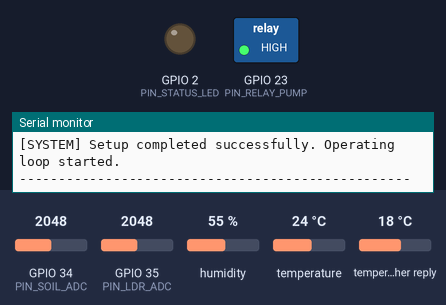
The sketch below on a simulated ESP32. Shown: switched loads named in the sketch (green lamp = pin HIGH), output pins drawn as LEDs (lit = HIGH), the last lines printed to the serial monitor. The inputs (shaded band) are chosen by the test bench; at power-on: GPIO 34 (PIN_SOIL_ADC) = 2048, GPIO 35 (PIN_LDR_ADC) = 2048, humidity 55 %, temperature 24 °C, temperature in the weather reply 18 °C (analog values on the 0–4095 scale). WiFi joins after 1.5 s; servers stay silent unless stated; uploads are accepted with an empty reply; web services answer with replies made up by the test bench.

Above: at 3.5 s.
At 22.5 s:
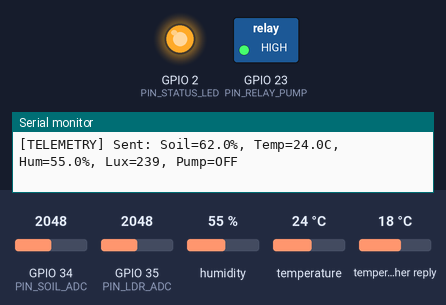
Timing chart, 0 to 23.9 s (numbered marks = the images above):
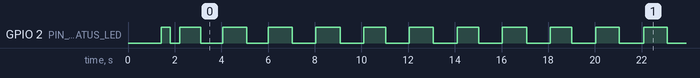

Measured:
- by itself, GPIO 2 (PIN_STATUS_LED): moves between LOW and HIGH, repeating every 16.0 s
- by itself, everything shown: repeats every 16.0 s, in 16 steps

The sketch:

smart_farm_esp32.ino
```cpp
/**
 * ==============================================================================
 * SMART FARM IOT CONTROLLER FIRMWARE (ESP32)
 * ==============================================================================
 * Hardware Components:
 *   - ESP32-WROOM-32 / DevKit V1 Board
 *   - Capacitive Soil Moisture Sensor v1.2 / v2.0 (Analog on GPIO 34)
 *   - DHT11 / DHT22 Digital Temperature & Humidity Sensor (GPIO 4)
 *   - LDR Light Dependent Resistor (Analog on GPIO 35)
 *   - 1-Channel 5V/12V Optocoupler Relay Module (Active LOW on GPIO 23)
 *   - Submersible DC Water Pump (Controlled via Relay)
 *   - Status Indicator LED (GPIO 2)
 *   - Manual Emergency BOOT Button (GPIO 0)
 *
 * Capabilities:
 *   1. Real-time analog soil moisture sampling with multi-read noise filtering
 *   2. Precise environmental temperature and ambient humidity telemetry
 *   3. Ambient illuminance (lux) estimation from photoresistor voltage divider
 *   4. Weather forecast API synchronization (Open-Meteo) for rain prediction
 *   5. Intelligent Auto/Manual irrigation control with pump run timer safety
 *   6. Bidirectional REST sync with Smart Farm Dashboard (telemetry & commands)
 *   7. Offline fail-safe: local autonomous watering loop if WiFi disconnects
 * ==============================================================================
 */

#include <Arduino.h>
#include <WiFi.h>
#include <HTTPClient.h>
#include <ArduinoJson.h>
#include <DHT.h>
#include "config.h"

// Initialize DHT Sensor
#define DHTTYPE DHT11   // Set to DHT22 if using AM2302
DHT dht(PIN_DHT_DATA, DHTTYPE);

// System State Variables
struct FarmTelemetry {
  float soilMoisture = 62.0;    // Percentage (0 - 100%)
  float temperature  = 28.0;    // Celsius
  float humidity     = 70.0;    // Relative Humidity %
  int   lightLux     = 620;     // Illuminance in Lux
  bool  pumpIsActive = false;   // Relay state (true = pumping)
  String controlMode = "auto";  // "auto" or "manual"
  int   rssi         = -60;     // WiFi signal strength in dBm
};

FarmTelemetry farmData;

// Weather Forecast Cache
struct WeatherData {
  float temp = 32.0;
  float humidity = 68.0;
  float windSpeed = 12.0;
  int   rainChance = 20;
  String condition = "Partly Cloudy";
  unsigned long lastSync = 0;
};

WeatherData weatherData;

// Timers & State Flags
unsigned long lastTelemetryMillis = 0;
unsigned long lastPumpPollMillis = 0;
unsigned long lastWeatherSyncMillis = 0;
unsigned long pumpStartTimeMillis = 0;
unsigned long lastPumpStopTimeMillis = 0;

// Button debounce
int lastButtonState = HIGH;
unsigned long lastDebounceTime = 0;
const unsigned long debounceDelay = 50;

// Forward function declarations
void connectToWiFi();
void readSoilMoisture();
void readEnvironmentalSensors();
void updateIrrigationLogic();
void setPumpState(bool turnOn, const char* reason);
void sendTelemetryToDashboard();
void pollPumpCommands();
void fetchLiveWeather();
int calculateLux(int rawAdc);

// ==============================================================================
// SETUP
// ==============================================================================
void setup() {
  Serial.begin(115200);
  delay(1000);

  Serial.println("\n");
  Serial.println("==================================================");
  Serial.println("     SMART PRECISION AGRICULTURE - ESP32 NODE    ");
  Serial.println("==================================================");

  // Configure Pin Modes
  pinMode(PIN_SOIL_ADC, INPUT);
  pinMode(PIN_LDR_ADC, INPUT);
  pinMode(PIN_MANUAL_BUTTON, INPUT_PULLUP);
  pinMode(PIN_STATUS_LED, OUTPUT);
  pinMode(PIN_RELAY_PUMP, OUTPUT);

  // Set Relay to initial safe OFF state immediately
  digitalWrite(PIN_RELAY_PUMP, RELAY_INACTIVE_LEVEL);
  digitalWrite(PIN_STATUS_LED, LOW);
  farmData.pumpIsActive = false;

  // Configure ADC for 0 - 3.3V range with 12-bit resolution (0 - 4095)
  analogReadResolution(12);
  analogSetAttenuation(ADC_11db);

  // Initialize DHT Sensor
  dht.begin();
  Serial.println("[SENSOR] DHT & ADC Peripherals initialized.");

  // Connect to Local WiFi Network
  connectToWiFi();

  // Perform initial sensor sampling
  readSoilMoisture();
  readEnvironmentalSensors();
  fetchLiveWeather();

  // Transmit first telemetry packet
  sendTelemetryToDashboard();

  Serial.println("[SYSTEM] Setup completed successfully. Operating loop started.");
  Serial.println("--------------------------------------------------");
}

// ==============================================================================
// MAIN LOOP
// ==============================================================================
void loop() {
  unsigned long currentMillis = millis();

  // 1. Maintain WiFi Connection
  if (WiFi.status() != WL_CONNECTED) {
    digitalWrite(PIN_STATUS_LED, LOW);
    connectToWiFi();
  } else {
    // Heartbeat LED flash
    digitalWrite(PIN_STATUS_LED, (currentMillis / 1000) % 2 == 0 ? HIGH : LOW);
  }

  // 2. Hardware Button Override (Local physical emergency button on GPIO 0)
  int reading = digitalRead(PIN_MANUAL_BUTTON);
  if (reading != lastButtonState) {
    lastDebounceTime = currentMillis;
  }
  if ((currentMillis - lastDebounceTime) > debounceDelay) {
    if (reading == LOW && lastButtonState == HIGH) {
      Serial.println("[MANUAL] Physical BOOT button pressed! Toggling pump state...");
      setPumpState(!farmData.pumpIsActive, "Physical Button Pressed");
      // Set to manual mode on local hardware intervention
      farmData.controlMode = "manual";
      sendTelemetryToDashboard();
    }
  }
  lastButtonState = reading;

  // 3. Periodic Sensor Readings & Auto Irrigation Decision
  readSoilMoisture();
  readEnvironmentalSensors();
  updateIrrigationLogic();

  // 4. Poll Remote Pump Commands from Backend Server (Every 2s)
  if (currentMillis - lastPumpPollMillis >= PUMP_POLL_INTERVAL_MS) {
    lastPumpPollMillis = currentMillis;
    if (WiFi.status() == WL_CONNECTED) {
      pollPumpCommands();
    }
  }

  // 5. Send Live Telemetry to Backend Server (Every 5s)
  if (currentMillis - lastTelemetryMillis >= TELEMETRY_INTERVAL_MS) {
    lastTelemetryMillis = currentMillis;
    if (WiFi.status() == WL_CONNECTED) {
      farmData.rssi = WiFi.RSSI();
      sendTelemetryToDashboard();
    }
  }

  // 6. Refresh Weather Forecast (Every 10 mins)
  if (currentMillis - lastWeatherSyncMillis >= WEATHER_SYNC_INTERVAL_MS || lastWeatherSyncMillis == 0) {
    lastWeatherSyncMillis = currentMillis;
    if (WiFi.status() == WL_CONNECTED) {
      fetchLiveWeather();
    }
  }

  delay(50); // Yield to FreeRTOS scheduler
}

// ==============================================================================
// WIFI CONNECTION MANAGEMENT
// ==============================================================================
void connectToWiFi() {
  static unsigned long lastAttempt = 0;
  if (millis() - lastAttempt < 8000 && lastAttempt != 0) return;
  lastAttempt = millis();

  Serial.printf("[WIFI] Connecting to SSID: %s ...\n", WIFI_SSID);
  WiFi.mode(WIFI_STA);
  WiFi.begin(WIFI_SSID, WIFI_PASSWORD);

  int tries = 0;
  while (WiFi.status() != WL_CONNECTED && tries < 20) {
    delay(400);
    Serial.print(".");
    digitalWrite(PIN_STATUS_LED, !digitalRead(PIN_STATUS_LED));
    tries++;
  }

  if (WiFi.status() == WL_CONNECTED) {
    digitalWrite(PIN_STATUS_LED, HIGH);
    Serial.printf("\n[WIFI] Connected! IP Address: %s | RSSI: %d dBm\n",
                  WiFi.localIP().toString().c_str(), WiFi.RSSI());
  } else {
    Serial.println("\n[WIFI] Connection failed. Operating in offline autonomous safety mode.");
  }
}

// ==============================================================================
// SENSOR READING: SOIL MOISTURE (12-bit ADC with Oversampling)
// ==============================================================================
void readSoilMoisture() {
  // Read 10 samples and average to cancel high-frequency ADC noise
  long sum = 0;
  const int SAMPLES = 10;
  for (int i = 0; i < SAMPLES; i++) {
    sum += analogRead(PIN_SOIL_ADC);
    delay(5);
  }
  int rawAdc = sum / SAMPLES;

  // Constrain within calibration bounds
  rawAdc = constrain(rawAdc, SOIL_ADC_WATER_WET, SOIL_ADC_AIR_DRY);

  // Inverted percentage mapping (lower raw ADC value = higher moisture)
  float percentage = map(rawAdc, SOIL_ADC_AIR_DRY, SOIL_ADC_WATER_WET, 0, 100);
  percentage = constrain(percentage, 0.0, 100.0);

  // Apply smooth exponential moving filter
  farmData.soilMoisture = (farmData.soilMoisture * 0.7) + (percentage * 0.3);
}

// ==============================================================================
// SENSOR READING: DHT & LIGHT INTENSITY
// ==============================================================================
void readEnvironmentalSensors() {
  // Read DHT sensor
  float t = dht.readTemperature();
  float h = dht.readHumidity();

  if (!isnan(t) && t > -20.0 && t < 70.0) {
    farmData.temperature = t;
  }
  if (!isnan(h) && h >= 0.0 && h <= 100.0) {
    farmData.humidity = h;
  }

  // Read LDR Photoresistor
  int rawLdr = analogRead(PIN_LDR_ADC);
  farmData.lightLux = calculateLux(rawLdr);
}

// Approximate Lux calculation based on typical 10k LDR voltage divider
int calculateLux(int rawAdc) {
  if (rawAdc <= 50) return 10;
  // Convert 12-bit ADC to 0-3.3V
  float vOut = (rawAdc * 3.3) / 4095.0;
  if (vOut >= 3.25) return 2000;

  // Calculate LDR resistance (assuming 10k pull-down)
  float rLdr = (3.3 - vOut) * 10000.0 / vOut;
  // Standard power law lux approximation: Lux = (500 / R_kohm) ^ (1 / 0.7)
  float rKohm = rLdr / 1000.0;
  if (rKohm <= 0.1) rKohm = 0.1;
  float lux = pow(500.0 / rKohm, 1.4);
  return constrain((int)lux, 0, 50000);
}

// ==============================================================================
// IRRIGATION LOGIC & SAFETY WATCHDOG
// ==============================================================================
void updateIrrigationLogic() {
  unsigned long currentMillis = millis();

  // Safety Watchdog: Prevent continuous running beyond MAX_PUMP_RUN_SECONDS
  if (farmData.pumpIsActive) {
    unsigned long runDurationSec = (currentMillis - pumpStartTimeMillis) / 1000;
    if (runDurationSec >= MAX_PUMP_RUN_SECONDS) {
      Serial.println("[SAFETY] Max pump runtime reached! Automatically turning OFF pump.");
      setPumpState(false, "Safety Watchdog: Max Runtime Exceeded");
      return;
    }
  }

  // Automatic Irrigation Algorithm (only runs when mode is "auto")
  if (farmData.controlMode == "auto") {
    // Check cooldown period between watering events
    unsigned long cooldownSec = (currentMillis - lastPumpStopTimeMillis) / 1000;
    bool inCooldown = (cooldownSec < PUMP_COOLDOWN_SECONDS);

    // Weather Awareness: If high rain chance is forecasted (>75%), skip immediate watering
    bool willRainSoon = (weatherData.rainChance > 75);

    if (!farmData.pumpIsActive) {
      // Trigger condition: Soil moisture below threshold, not in cooldown, and not about to rain heavily
      if (farmData.soilMoisture < DEFAULT_DRY_THRESHOLD && !inCooldown && !willRainSoon) {
        Serial.printf("[AUTO] Soil moisture (%.1f%%) < threshold (%d%%). Starting pump!\n",
                      farmData.soilMoisture, DEFAULT_DRY_THRESHOLD);
        setPumpState(true, "Auto Mode: Soil Moisture Low");
      }
    } else {
      // Shutoff condition: Target moisture achieved
      if (farmData.soilMoisture >= DEFAULT_WET_TARGET) {
        Serial.printf("[AUTO] Soil moisture (%.1f%%) >= target (%d%%). Stopping pump.\n",
                      farmData.soilMoisture, DEFAULT_WET_TARGET);
        setPumpState(false, "Auto Mode: Moisture Target Reached");
      }
    }
  }
}

// ==============================================================================
// RELAY CONTROL (PUMP ON / OFF)
// ==============================================================================
void setPumpState(bool turnOn, const char* reason) {
  if (farmData.pumpIsActive == turnOn) return;

  farmData.pumpIsActive = turnOn;
  if (turnOn) {
    digitalWrite(PIN_RELAY_PUMP, RELAY_ACTIVE_LEVEL);
    pumpStartTimeMillis = millis();
    Serial.printf("[RELAY] PUMP ON! Reason: %s\n", reason);
  } else {
    digitalWrite(PIN_RELAY_PUMP, RELAY_INACTIVE_LEVEL);
    lastPumpStopTimeMillis = millis();
    Serial.printf("[RELAY] PUMP OFF! Reason: %s\n", reason);
  }
}

// ==============================================================================
// REST API: TRANSMIT TELEMETRY TO DASHBOARD
// ==============================================================================
void sendTelemetryToDashboard() {
  HTTPClient http;
  String url = String(DASHBOARD_SERVER_URL) + "/api/telemetry";

  http.begin(url);
  http.addHeader("Content-Type", "application/json");

  // Construct JSON Payload
  StaticJsonDocument<256> doc;
  doc["soilMoisture"] = round(farmData.soilMoisture * 10) / 10.0;
  doc["temperature"]  = round(farmData.temperature * 10) / 10.0;
  doc["humidity"]     = round(farmData.humidity * 10) / 10.0;
  doc["lightLux"]     = farmData.lightLux;
  doc["pumpState"]    = farmData.pumpIsActive;
  doc["mode"]         = farmData.controlMode;
  doc["rssi"]         = farmData.rssi;
  doc["mac"]          = WiFi.macAddress();

  String requestBody;
  serializeJson(doc, requestBody);

  int httpCode = http.POST(requestBody);
  if (httpCode > 0) {
    if (httpCode == HTTP_CODE_OK || httpCode == HTTP_CODE_CREATED) {
      Serial.printf("[TELEMETRY] Sent: Soil=%.1f%%, Temp=%.1fC, Hum=%.1f%%, Lux=%d, Pump=%s\n",
                    farmData.soilMoisture, farmData.temperature, farmData.humidity,
                    farmData.lightLux, farmData.pumpIsActive ? "ON" : "OFF");
    } else {
      Serial.printf("[TELEMETRY] Server returned HTTP code: %d\n", httpCode);
    }
  } else {
    Serial.printf("[TELEMETRY] POST failed, error: %s\n", http.errorToString(httpCode).c_str());
  }
  http.end();
}

// ==============================================================================
// REST API: POLL USER COMMANDS FROM BACKEND SERVER
// ==============================================================================
void pollPumpCommands() {
  HTTPClient http;
  String url = String(DASHBOARD_SERVER_URL) + "/api/pump";

  http.begin(url);
  int httpCode = http.GET();

  if (httpCode == HTTP_CODE_OK) {
    String payload = http.getString();
    StaticJsonDocument<256> doc;
    DeserializationError error = deserializeJson(doc, payload);

    if (!error) {
      // Sync pump state if manual control commanded from dashboard
      String serverMode = doc["mode"] | "auto";
      farmData.controlMode = serverMode;

      if (serverMode == "manual") {
        bool targetState = doc["isOn"] | false;
        if (targetState != farmData.pumpIsActive) {
          setPumpState(targetState, "Dashboard Manual Override Command");
        }
      }
    }
  }
  http.end();
}

// ==============================================================================
// WEATHER API INTEGRATION (Open-Meteo Direct Sync)
// ==============================================================================
void fetchLiveWeather() {
  HTTPClient http;
  // Open-Meteo Free API Endpoint (No API Key Required)
  String url = String("https://api.open-meteo.com/v1/forecast?latitude=") +
               FARM_LATITUDE + "&longitude=" + FARM_LONGITUDE +
               "&current=temperature_2m,relative_humidity_2m,weather_code,wind_speed_10m&hourly=precipitation_probability&forecast_days=1";

  http.begin(url);
  int httpCode = http.GET();

  if (httpCode == HTTP_CODE_OK) {
    String payload = http.getString();
    DynamicJsonDocument doc(2048);
    DeserializationError error = deserializeJson(doc, payload);

    if (!error) {
      weatherData.temp = doc["current"]["temperature_2m"] | 32.0;
      weatherData.humidity = doc["current"]["relative_humidity_2m"] | 68.0;
      weatherData.windSpeed = doc["current"]["wind_speed_10m"] | 12.0;

      // Extract precipitation probability
      if (doc["hourly"]["precipitation_probability"].is<JsonArray>()) {
        JsonArray probs = doc["hourly"]["precipitation_probability"].as<JsonArray>();
        if (probs.size() > 0) {
          weatherData.rainChance = probs[0] | 20;
        }
      }

      int weatherCode = doc["current"]["weather_code"] | 1;
      if (weatherCode == 0) weatherData.condition = "Clear Sky";
      else if (weatherCode <= 3) weatherData.condition = "Partly Cloudy";
      else if (weatherCode <= 48) weatherData.condition = "Foggy";
      else if (weatherCode <= 67) weatherData.condition = "Rain Showers";
      else weatherData.condition = "Thunderstorm";

      weatherData.lastSync = millis();
      Serial.printf("[WEATHER] Synced: %.1fC, Hum: %.1f%%, Wind: %.1f km/h, Rain: %d%% (%s)\n",
                    weatherData.temp, weatherData.humidity, weatherData.windSpeed,
                    weatherData.rainChance, weatherData.condition.c_str());
    }
  } else {
    Serial.printf("[WEATHER] Sync failed, HTTP code: %d\n", httpCode);
  }
  http.end();
}
```

Source omitted: config.h (2664 bytes)
